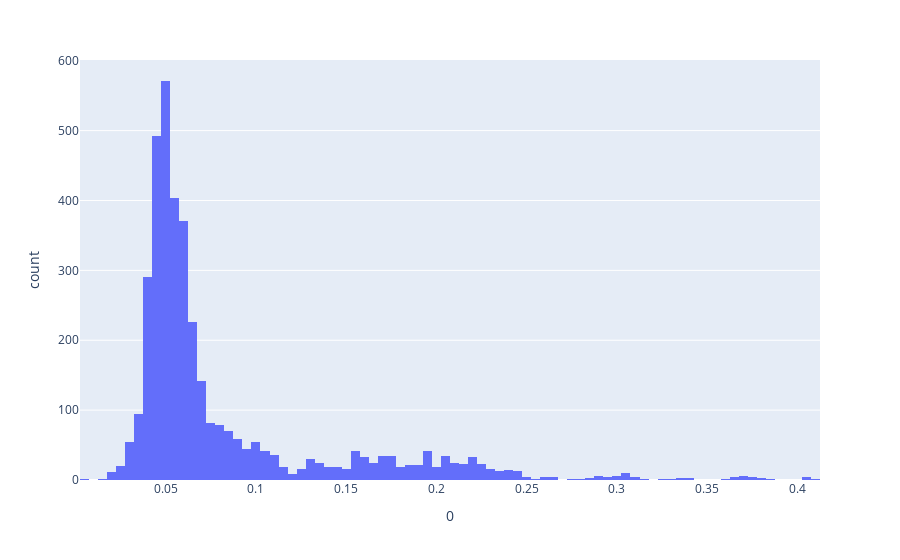

Notebook cell for this chart:
### Code cell
px.histogram(pd.DataFrame(y_pred_train), x=0)

### Figure 1 — Plotly figure (JSON) as saved in the notebook; plotly's stock layout.template omitted (floating-point values rounded to 4 significant figures; data arrays with more than 128 entries replaced by an {"elided": "..."} marker saying what was removed)
{"data": [{"alignmentgroup": "True", "bingroup": "x", "hovertemplate": "0=%{x}<br>count=%{y}<extra></extra>", "legendgroup": "", "marker": {"color": "#636efa"}, "name": "", "offsetgroup": "", "orientation": "v", "showlegend": false, "type": "histogram", "x": {"elided": "3865 float values"}, "xaxis": "x", "yaxis": "y"}], "layout": {"barmode": "relative", "legend": {"tracegroupgap": 0}, "margin": {"t": 60}, "xaxis": {"anchor": "y", "domain": [0, 1], "title": {"text": "0"}}, "yaxis": {"anchor": "x", "domain": [0, 1], "title": {"text": "count"}}}}
